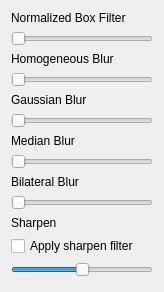
              <widget class="QWidget" name="page_2">
               <property name="geometry">
                <rect>
                 <x>0</x>
                 <y>0</y>
                 <width>164</width>
                 <height>292</height>
                </rect>
               </property>
               <attribute name="label">
                <string>Linear Filters</string>
               </attribute>
               <layout class="QVBoxLayout" name="verticalLayout_6">
                <item>
                 <layout class="QVBoxLayout" name="verticalLayout_5">
                  <item>
                   <widget class="QLabel" name="normalizedBoxFilterLabel">
                    <property name="text">
                     <string>Normalized Box Filter</string>
                    </property>
                   </widget>
                  </item>
                  <item>
                   <widget class="QSlider" name="normalizedBoxFilterSlider">
                    <property name="minimum">
                     <number>0</number>
                    </property>
                    <property name="maximum">
                     <number>10</number>
                    </property>
                    <property name="pageStep">
                     <number>1</number>
                    </property>
                    <property name="value">
                     <number>0</number>
                    </property>
                    <property name="orientation">
                     <enum>Qt::Horizontal</enum>
                    </property>
                   </widget>
                  </item>
                  <item>
                   <widget class="QLabel" name="homogeneousBlurLabel">
                    <property name="text">
                     <string>Homogeneous Blur</string>
                    </property>
                   </widget>
                  </item>
                  <item>
                   <widget class="QSlider" name="homogeneousBlurHorizontalSlider">
                    <property name="maximum">
                     <number>30</number>
                    </property>
                    <property name="pageStep">
                     <number>1</number>
                    </property>
                    <property name="orientation">
                     <enum>Qt::Horizontal</enum>
                    </property>
                   </widget>
                  </item>
                  <item>
                   <widget class="QLabel" name="gaussianBlurLabel">
                    <property name="text">
                     <string>Gaussian Blur</string>
                    </property>
                   </widget>
                  </item>
                  <item>
                   <widget class="QSlider" name="gaussianBlurHorizontalSlider">
                    <property name="maximum">
                     <number>30</number>
                    </property>
                    <property name="pageStep">
                     <number>1</number>
                    </property>
                    <property name="orientation">
                     <enum>Qt::Horizontal</enum>
                    </property>
                   </widget>
                  </item>
                  <item>
                   <widget class="QLabel" name="medianBlurLabel">
                    <property name="text">
                     <string>Median Blur</string>
                    </property>
                   </widget>
                  </item>
                  <item>
                   <widget class="QSlider" name="medianBlurHorizontalSlider">
                    <property name="maximum">
                     <number>30</number>
                    </property>
                    <property name="pageStep">
                     <number>1</number>
                    </property>
                    <property name="orientation">
                     <enum>Qt::Horizontal</enum>
                    </property>
                   </widget>
                  </item>
                  <item>
                   <widget class="QLabel" name="bilateralBlurLabel">
                    <property name="text">
                     <string>Bilateral Blur</string>
                    </property>
                   </widget>
                  </item>
                  <item>
                   <widget class="QSlider" name="bilateralBlurHorizontalSlider">
                    <property name="maximum">
                     <number>30</number>
                    </property>
                    <property name="pageStep">
                     <number>1</number>
                    </property>
                    <property name="orientation">
                     <enum>Qt::Horizontal</enum>
                    </property>
                   </widget>
                  </item>
                  <item>
                   <widget class="QLabel" name="sharpenLabel">
                    <property name="text">
                     <string>Sharpen</string>
                    </property>
                   </widget>
                  </item>
                  <item>
                   <widget class="QCheckBox" name="sharpenCheckBox">
                    <property name="text">
                     <string>Apply sharpen filter</string>
                    </property>
                   </widget>
                  </item>
                  <item>
                   <widget class="QSlider" name="sharpenSlider">
                    <property name="minimum">
                     <number>-100</number>
                    </property>
                    <property name="maximum">
                     <number>100</number>
                    </property>
                    <property name="pageStep">
                     <number>1</number>
                    </property>
                    <property name="orientation">
                     <enum>Qt::Horizontal</enum>
                    </property>
                   </widget>
                  </item>
                  <item>
                   <spacer name="verticalSpacer_3">
                    <property name="orientation">
                     <enum>Qt::Vertical</enum>
                    </property>
                    <property name="sizeHint" stdset="0">
                     <size>
                      <width>20</width>
                      <height>40</height>
                     </size>
                    </property>
                   </spacer>
                  </item>
                 </layout>
                </item>
               </layout>
              </widget>
